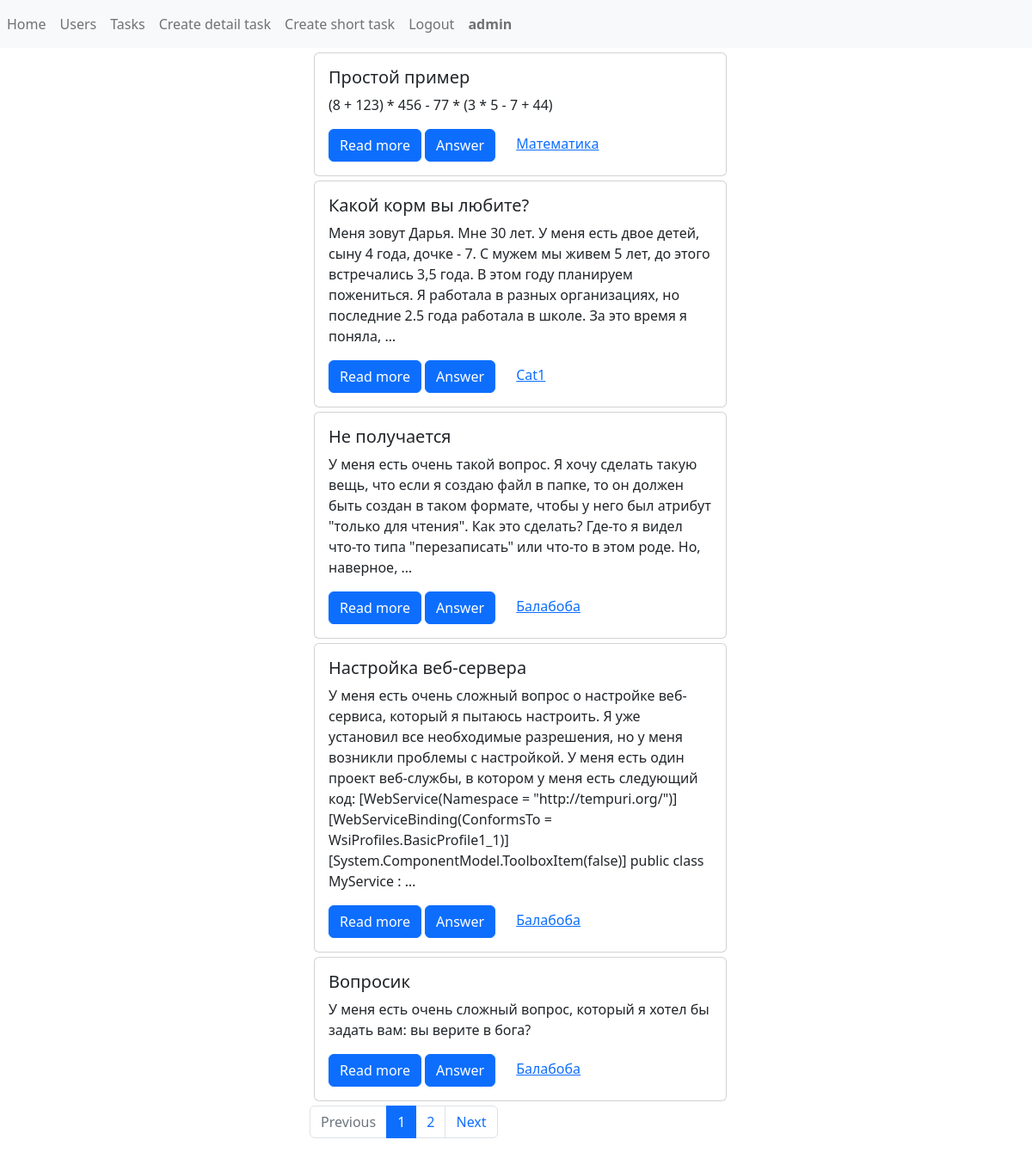
The page /tasks/task_list/ (signed in) on the database its author committed.
### tasks/models.py (models this page shows, shortened)
class TaskModel(models.Model):
    title = models.CharField(max_length=120)
    description = models.TextField()
    likes = models.IntegerField(default=0)
    detail_answer = models.BooleanField(default=True, null=True)  # detailed_answer or short_answer
    reference_short_answer = models.TextField(blank=True)
    created_at = models.DateTimeField(null=True, auto_now_add=True)
    user = models.ForeignKey(User, on_delete=models.CASCADE, null=True)

### tasks/views.py (the view)
# urls.py: path('task_list/', TasksList.as_view(), name='tasks_list'),
class TasksList(ListView):
    model = TaskModel
    template_name = 'tasks/task_list.html'
    context_object_name = 'tasks_list'
    paginate_by = 5
    ordering = '-created_at'

### tasks/templates/tasks/task_list.html
{% extends 'base.html' %}
{% block content %}
    {% for task in page_obj.object_list %}
        {% include 'inc/_task_card_compact.html' %}
    {% endfor %}
{% endblock %}

### templates/inc/_navbar.html
<nav class="navbar navbar-expand-lg navbar-light bg-light">
    <div class="collapse navbar-collapse" id="navbarSupportedContent">
        <ul class="navbar-nav mr-auto">
            <li class="nav-item"><a class="nav-link" href="{% url 'home' %}">Home</a></li>
            <li class="nav-item"><a class="nav-link" href="{% url 'users' %}">Users</a></li>
            <li class="nav-item"><a class="nav-link" href="{% url 'tasks_list' %}">Tasks</a></li>
            <li class="nav-item"><a class="nav-link" href="{% url 'create_detail_task' %}">Create detail task</a></li>
            <li class="nav-item"><a class="nav-link" href="{% url 'create_short_task' %}">Create short task</a></li>
            {% if request.user.is_authenticated %}
                <li class="nav-item"><a class="nav-link" href="{% url 'logout_page' %}">Logout</a></li>
                <b>
                    <li class="nav-item"><a class="nav-link"
                                            href="{% url 'user_page' request.user.pk %}">{{ request.user.username }}</a>
                    </li>
                </b>
            {% else %}
                <li class="nav-item"><a class="nav-link" href="{% url 'register_page' %}">Register</a></li>
                <li class="nav-item"><a class="nav-link" href="{% url 'login_page' %}">Enter</a></li>
            {% endif %}
        </ul>
    </div>
</nav>

### tasks/templates/inc/_task_card_compact.html
{% extends 'inc/_task_card.html' %}
{% block description %}
    {{ task.description|truncatewords:50 }}
{% endblock %}
{% block read_more_button %}
    <a href="{% url 'task' task.pk %}" class="btn btn-primary">Read more</a>
{% endblock %}

### tasks/templates/inc/_task_card.html
<div class="card" style="width: 100%; margin: 5px;">
    <div class="card-body">
        <h5 class="card-title">{{ task.title }}</h5>
        <p class="card-text">{% block description %}{{ task.description }}{% endblock %}</p>
        {% block read_more_button %}{% endblock %}
        <a href="{% url 'answer_task' task.pk %}" class="btn btn-primary" style="margin-right: 20px">Answer</a>
        <a href="{% url 'user_page' task.user.pk %}" class="card-link">{{ task.user.username }}</a>
    </div>
</div>

### rows shown on the page
TaskModel: title "Простой пример", description "(8 + 123) * 456 - 77 * (3 * 5 - 7 + 44)", user.username "Математика"
TaskModel: title "Какой корм вы любите?", description "Меня зовут Дарья. Мне 30 лет. У меня есть двое детей, сыну 4 года, дочке - 7. С мужем мы живем 5 лет, до этого встречались 3,5 года. В этом году планируем пожениться. Я работала в разных организациях, но последние 2.5 года работала в школе. За это время я поняла, …", user.username "Cat1"
TaskModel: title "Не получается", description "У меня есть очень такой вопрос. Я хочу сделать такую вещь, что если я создаю файл в папке, то он должен быть создан в таком формате, чтобы у него был атрибут \"только для чтения\". Как это сделать? Где-то я видел что-то типа \"перезаписать\" или что-то в этом роде. Но, наверное, …", user.username "Балабоба"
TaskModel: title "Настройка веб-сервера", description "У меня есть очень сложный вопрос о настройке веб-сервиса, который я пытаюсь настроить. Я уже установил все необходимые разрешения, но у меня возникли проблемы с настройкой. У меня есть один проект веб-службы, в котором у меня есть следующий код: [WebService(Namespace = \"http://tempuri.org/\")] [WebServiceBinding(ConformsTo = WsiProfiles.BasicProfile1_1)] [System.ComponentModel.ToolboxItem(false)] public class MyService : …", user.username "Балабоба"
TaskModel: title "Вопросик", description "У меня есть очень сложный вопрос, который я хотел бы задать вам: вы верите в бога?", user.username "Балабоба"

### other values the page prints
{{ request.user.username }} "admin"
{{ p }} "1"
{{ p }} "2"
